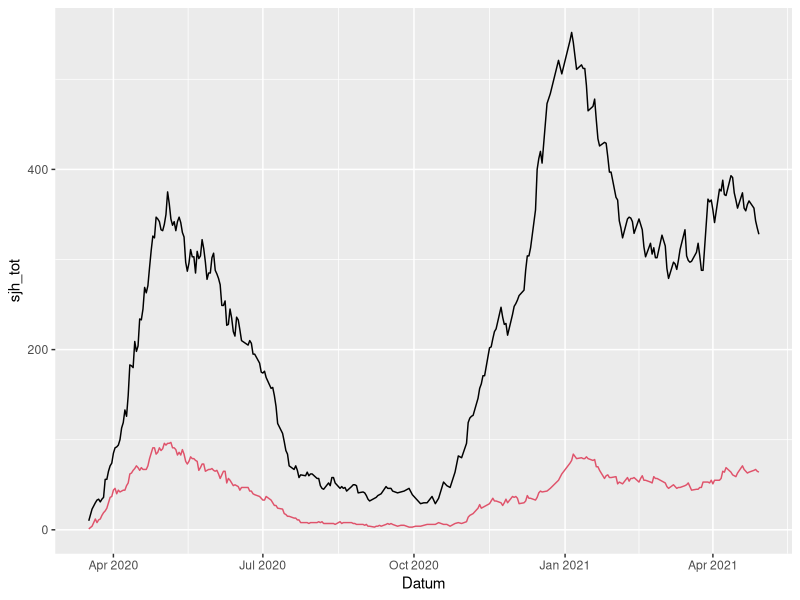
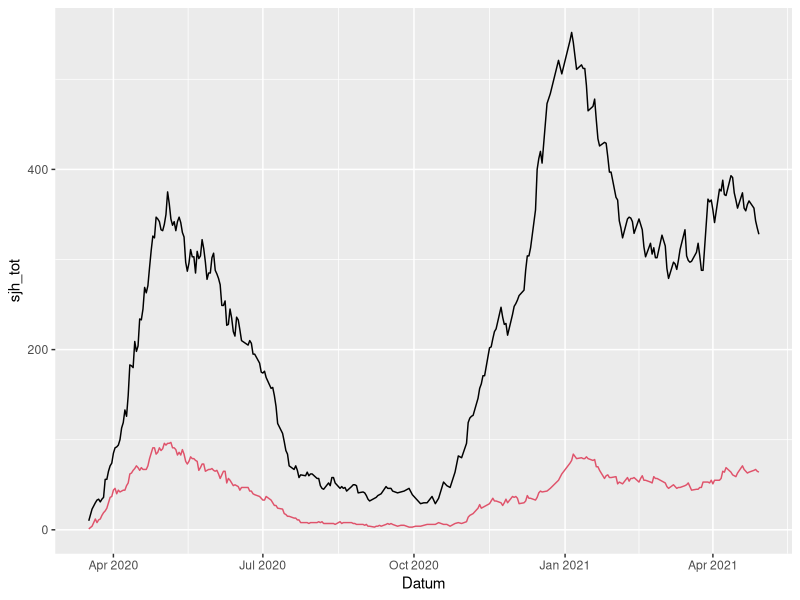
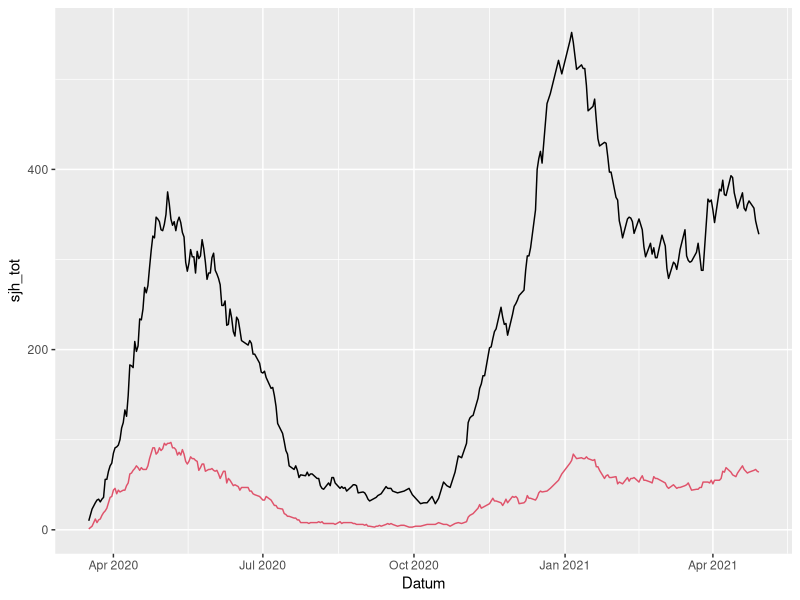

Here is the R script that generated these plots, in order:
### Skapar en arbetsfil med data för perioden 17 mars 2020 till 31 december som innehåller dagliga uppdateringar av antalet individer som vårdas på regionens
### sjukhus totalt och på IVA.


# libs --------------------------------------------------------------------

library(tidyverse)
library(readxl)
library(jsonlite)

# data --------------------------------------------------------------------

df <- read_excel("data/vgr_data.xlsx",
                 skip = 2)
wf <- df %>% group_by(Datum) %>%
  summarise(sjh_tot = sum(Inneliggande, na.rm = TRUE),
            iva = sum(`varav IVA`, na.rm = TRUE))

ggplot(wf, aes(x = Datum))+
  geom_line(aes(y = sjh_tot))+
  geom_line(aes(y = iva), color = 2)

write_csv(wf, "data/covid.csv")

wf_js <- toJSON(wf)

wf_mx <- as.matrix(wf)
toJSON(wf_mx)
coln <- colnames(wf_mx)
wf2 <- rbind(coln, wf_mx) %>% as_tibble()
wf2_js <- toJSON(wf2, dataframe = "values")
wf2_js
write(wf2_js, "covid_json.json")



# Uppdateriing 210505 -----------------------------------------------------

df2 <- read_excel("data/vgr_data_2.xlsx",
                  sheet = 3,
                 skip = 3)
wf2 <- df2 %>% group_by(Datum) %>%
  summarise(sjh_tot = sum(Inneliggande, na.rm = TRUE),
            iva = sum(`varav IVA`, na.rm = TRUE))

ggplot(wf, aes(x = Datum))+
  geom_line(aes(y = sjh_tot))+
  geom_line(aes(y = iva), color = 2)

wf_mx2 <- as.matrix(wf2)
toJSON(wf_mx2)
coln <- colnames(wf_mx2)
wf2 <- rbind(coln, wf_mx2) %>% as_tibble()
wf2_js <- toJSON(wf2, dataframe = "values")
wf2_js
write(wf2_js, "covid_json.json")


# Uppdatering 210506 ------------------------------------------------------

df2 <- read_excel("data/vgr_data_2.xlsx",
                  sheet = 3,
                  skip = 3)
wf2 <- df2 %>% group_by(Datum) %>%
  summarise(sjh_tot = sum(Inneliggande, na.rm = TRUE),
            iva = sum(`varav IVA`, na.rm = TRUE))

ggplot(wf, aes(x = Datum))+
  geom_line(aes(y = sjh_tot))+
  geom_line(aes(y = iva), color = 2)

wf_mx2 <- as.matrix(wf2)
toJSON(wf_mx2)
coln <- colnames(wf_mx2)
wf2 <- rbind(coln, wf_mx2) %>% as_tibble()
wf2_js <- toJSON(wf2, dataframe = "values")
wf2_js
write(wf2_js, "covid_json.json")


